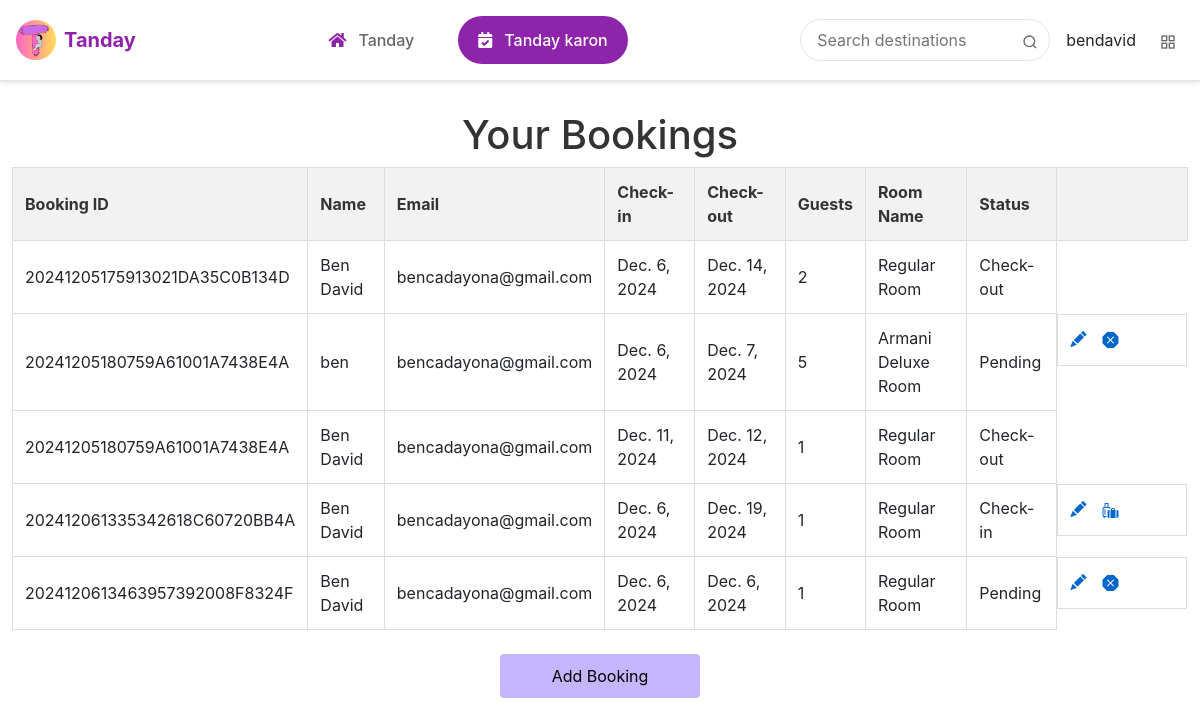
The app's page /my_bookings/ (signed in) with its own data.
### api/models.py (models this page shows, shortened)
class Booking(models.Model):
    STATUS_CHOICES = [
        ("Pending", "Pending"),
        ("Canceled", "Canceled"),
        ("Accepted", "Accepted"),
        ("Check-in", "Check-in"),
        ("Check-out", "Check-out"),
    ]
    user = models.ForeignKey(User, on_delete=models.CASCADE, null=True, blank=True)
    name = models.CharField(max_length=100)
    email = models.EmailField()
    check_in = models.DateField(null=True, blank=True)
    check_out = models.DateField(null=True, blank=True)
    guests = models.IntegerField()
    room = models.ForeignKey(Rooms, on_delete=models.CASCADE)
    booking_number = models.CharField(max_length=12, editable=False, default=timezone.now().strftime('%Y%m%d%H%M%S') + uuid.uuid4().hex[:14].upper())
    status = models.CharField(max_length=10, choices=STATUS_CHOICES, default="Pending")
    isReviewed = models.BooleanField(default=False)

class Rooms(models.Model):
    name = models.CharField(max_length=100)
    number_of_beds = models.IntegerField()
    price = models.FloatField()
    listing = models.ForeignKey('Listing', on_delete=models.CASCADE)
    available_room = models.IntegerField(default=1)

### api/views.py (the view)
# urls.py: path('my_bookings/', my_bookings, name='my_bookings'),
@login_required
def my_bookings(request):
    bookings = Booking.objects.filter(user=request.user)
    return render(request, 'my_bookings.html', {'bookings': bookings})

### api/templates/my_bookings.html (shortened to what this page needs)
{% extends 'base.html' %}
{% load static %}
{% block content %}
    <div class="container">
        <h1>Your Bookings</h1>
        <table>
            <thead>
                <tr>
                    <th>Booking ID</th>
                    <th>Name</th>
                    <th>Email</th>
                    <th>Check-in</th>
                    <th>Check-out</th>
                    <th>Guests</th>
                    <th>Room Name</th>
                    <th>Status</th>
                    <th></th>
                </tr>
            </thead>
            <tbody>
                {% for booking in bookings %}
                    {%if booking.status != 'Canceled'%}
                    <tr style="cursor: pointer;" onclick="viewDetails(event, '{% url 'booking_details' booking.id %}')">
                        <td>{{ booking.booking_number }}</td>
                        <td>{{ booking.name }}</td>
                        <td>{{ booking.email }}</td>
                        <td>{{ booking.check_in }}</td>
                        <td>{{ booking.check_out }}</td>
                        <td>{{ booking.guests }}</td>
                        <td>{{ booking.room.name }}</td>
                        <td>{{ booking.status }}</td>
                        {%if booking.status != 'Check-out'%}
                        <td style="display: flex;flex-direction: row; width: 130px;">
                            <a href="{% url 'edit_booking' booking.id %}" class="action-link"><i class="bi bi-pencil-fill"></i></a>
                             <form method="POST" action="{% url 'accept' booking.id %}">
                                {%if booking.status != 'Check-in' and booking.status != 'Check-out'%}
                                <button type="submit" name="cancel-user_button"  class="status-btn "><i class="bi bi-x-octagon-fill"></i></button>
                                {%endif%}
                                {%if booking.status == 'Check-in'%}
                                <button type="submit" name="check-out-user_button" class="status-btn "><i class="bi bi-luggage-fill"></i></button>
                                {%endif%}
                            </form>
                        </td>
                        {%endif%}
                    </tr>
                    {%endif%}
                {% endfor %}
            </tbody>
        </table>
    </div>
    <div class="button-container" style="justify-content: center;">
        <a href="{% url 'home' %}" class="button-add">Add Booking</a>
    </div>
{% endblock content %}

### api/templates/base.html (shortened to what this page needs)
<!DOCTYPE html>
{% load static %}
<html lang="en">
<head>
    <link rel="stylesheet" href="https://cdnjs.cloudflare.com/ajax/libs/font-awesome/5.15.4/css/all.min.css">
    <link rel="stylesheet" href="https://cdn.jsdelivr.net/npm/bootstrap@5.1.3/dist/css/bootstrap.min.css">
    <link href="https://cdn.jsdelivr.net/npm/bootstrap-icons/font/bootstrap-icons.css" rel="stylesheet">
</head>
<body>
    <header>
        <div class="header-content">
            <div class="balay">
                <a href="{% url 'home' %}" class="logo">
                    <img src="{% static 'logo.png' %}" alt="Tanday Logo">
                    <span>Tanday </span>
                </a>
            </div>
            <nav>
                <a href="{% url 'home' %}" {% if request.resolver_match.url_name == 'home' %}class="active"{% endif %}>
                    <i class="fas fa-home"></i>
                    <span>Tanday</span>
                </a>
                <a href="{% url 'my_bookings' %}" {% if request.resolver_match.url_name == 'my_bookings' %}class="active"{% endif %}>
                    <i class="fas fa-calendar-check"></i>
                    <span>Tanday karon</span>
                </a>
            </nav>
            <div class="search-user">
                <div class="search-bar">
                    <form method="GET" action="{% url 'home' %}">
                        <input type="text" name="search" placeholder="Search destinations" value="{{ search_query }}">
                        <button type="submit" aria-label="Search">
                            <svg width="16" height="16" viewBox="0 0 24 24" fill="none" stroke="currentColor" stroke-width="2">
                                <circle cx="11" cy="11" r="8"></circle>
                                <line x1="21" y1="21" x2="16.65" y2="16.65"></line>
                            </svg>
                        </button>
                    </form>
                </div>
                <div class="user-actions">
                    <span>{{ request.user.username }}</span>
                    <div class="dashboard-dropdown">
                        <button aria-label="Dashboard">
                            <svg width="16" height="16" viewBox="0 0 24 24" fill="none" stroke="currentColor" stroke-width="2">
                                <rect x="3" y="3" width="7" height="7"></rect>
                                <rect x="14" y="3" width="7" height="7"></rect>
                                <rect x="14" y="14" width="7" height="7"></rect>
                                <rect x="3" y="14" width="7" height="7"></rect>
                            </svg>
                        </button>
                    </div>
                </div>
            </div>
        </div>
    </header>
    <main>
        {% block content %}{% endblock %}
    </main>
</body>
</html>

### api/templates/my_bookings.html (style rules this page uses)
.container { max-width: 1200px; margin: 0 auto; margin-top: 30px; }
h1 { color: #333; text-align: center; }
table { width: 100%; border-collapse: collapse; margin-bottom: 20px; }
th, td { border: 1px solid #ddd; padding: 12px; text-align: left; }
th { background-color: #f2f2f2; font-weight: bold; color: #333; }
.action-link { color: #0066cc; text-decoration: none; margin-right: 10px; }
.button-container { display: flex; justify-content: space-between; padding: 0 20%; }
.button-add { background-color: #c4b5fd; border: none; color: black; padding: 10px 20px; text-align: center; text-decoration: none; display: inline-block; font-size: 16px; margin: 4px 2px; cursor: pointer; border-radius: 4px; width: 200px; }
.user-actions { display: flex; align-items: center; gap: 0.5rem; }
.user-actions button { background: none; border: none; cursor: pointer; padding: 0.25rem; transition: transform 0.3s ease; }
.dashboard-dropdown { position: relative; }
nav { display: flex; gap: 1.5rem; }
nav a { text-decoration: none; color: #333; padding: 0.5rem 1rem; border-radius: 9999px; transition: background-color 0.3s ease, color 0.3s ease; }
nav a:hover, nav a.active { background-color: #8e24aa; color: white; }
.status-btn { border: none; background: none; color:#0066cc; }

### api/templates/base.html (style rules this page uses)
body { font-family: -apple-system, BlinkMacSystemFont, 'Segoe UI', Roboto, 'Helvetica Neue', Arial, sans-serif; }
header { background-color: white; box-shadow: 0 2px 4px rgba(0, 0, 0, 0.1); position: sticky; top: 0; z-index: 1030; border-bottom: 1px solid #e5e5e5; }
.header-content { display: flex; justify-content: space-between; align-items: center; padding: 1rem; max-width: 1200px; margin: 0 auto; }
.logo { display: flex; align-items: center; text-decoration: none; color: #8e24aa; font-weight: bold; font-size: 1.25rem; gap: 0.5rem; transition: transform 0.3s ease; }
.logo img { width: 40px; height: 40px; border-radius: 50%; }
nav { display: flex; align-items: center; gap: 1.5rem; margin: 0 2rem; }
nav a { display: flex; align-items: center; gap: 0.75rem; text-decoration: none; color: #666; font-weight: 500; padding: 0.75rem 1.25rem; border-radius: 9999px; transition: all 0.2s ease; white-space: nowrap; }
nav a i { color: #8e24aa; transition: color 0.2s ease; }
nav a.active { background-color: #8e24aa; color: white !important; }
nav a.active i { color: white; }
.search-bar { position: relative; margin-right: 1rem; }
.search-bar form { display: flex; align-items: center; }
.search-bar input { padding: 0.5rem 2.5rem 0.5rem 1rem; border: 1px solid #e5e5e5; border-radius: 9999px; width: 250px; transition: all 0.2s ease; }
.search-bar button { position: absolute; right: 0.75rem; top: 50%; transform: translateY(-50%); background: none; border: none; color: #666; padding: 0; cursor: pointer; }
.search-user { display: flex; align-items: center; }
.user-actions { display: flex; align-items: center; gap: 1rem; }
.dashboard-dropdown { position: relative; }
.dashboard-dropdown button { background: none; border: none; padding: 0.5rem; cursor: pointer; color: #666; }

### records on screen
Booking: booking_number "20241205175913021DA35C0B134D", name "Ben David", email "bencadayona@gmail.com", check_in "Dec. 6, 2024", check_out "Dec. 14, 2024", guests "2", room.name "Regular Room", status "Check-out"
Booking: booking_number "20241205180759A61001A7438E4A", name "ben", email "bencadayona@gmail.com", check_in "Dec. 6, 2024", check_out "Dec. 7, 2024", guests "5", room.name "Armani Deluxe Room", status "Pending"
Booking: booking_number "20241205180759A61001A7438E4A", name "Ben David", email "bencadayona@gmail.com", check_in "Dec. 11, 2024", check_out "Dec. 12, 2024", guests "1", room.name "Regular Room", status "Check-out"
Booking: booking_number "202412061335342618C60720BB4A", name "Ben David", email "bencadayona@gmail.com", check_in "Dec. 6, 2024", check_out "Dec. 19, 2024", guests "1", room.name "Regular Room", status "Check-in"
Booking: booking_number "2024120613463957392008F8324F", name "Ben David", email "bencadayona@gmail.com", check_in "Dec. 6, 2024", check_out "Dec. 6, 2024", guests "1", room.name "Regular Room", status "Pending"

### other values on screen
{{ request.user.username }} "bendavid"
